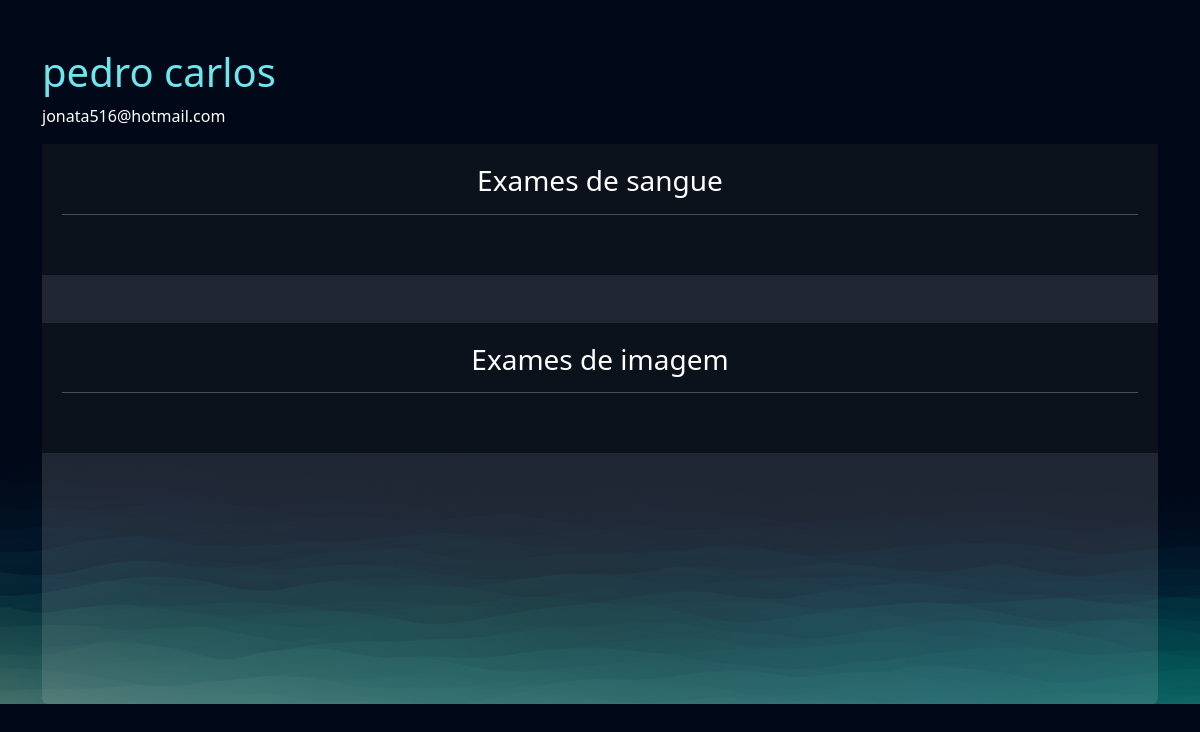
Before: /empresarial/cliente/2 (signed in) with the older database file.
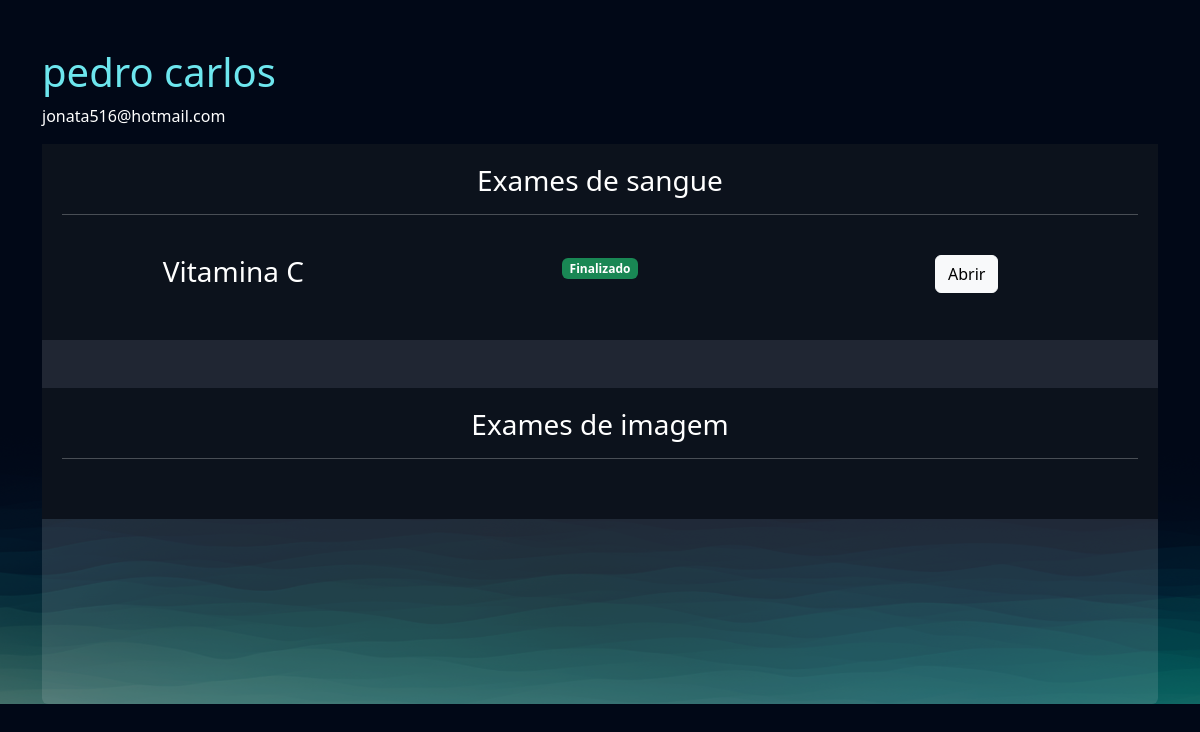
After: the same page with the newer database file.
### exames/models.py (models this page shows, shortened)
class SolicitacaoExame(models.Model):
    choice_status = (
        ('E', 'Em análise'),
        ('F', 'Finalizado')
    )
    usuario = models.ForeignKey(User, on_delete=models.DO_NOTHING)
    exame = models.ForeignKey(TiposExames, on_delete=models.DO_NOTHING)
    status = models.CharField(max_length=2, choices=choice_status)
    resultado = models.FileField(upload_to="resultados", null=True, blank=True)
    requer_senha = models.BooleanField(default=False)
    senha = models.CharField(max_length=6, null=True, blank=True)
    def badge_template(self):
        if self.status == 'E':
            classes = 'bg-warning text-dark'
            texto = "Em análise"
        elif self.status == 'F':
            classes = 'bg-success'
            texto = "Finalizado"
        return mark_safe(f'<span class="badge {classes}">{texto}</span>')

class TiposExames(models.Model):
    tipo_choices = (
        ('I', 'Exames de Imagem'),
        ('S', 'Exames de Sangue')
    )
    nome = models.CharField(max_length=50)
    tipo = models.CharField(max_length=1)
    preco = models.FloatField()
    disponivel = models.BooleanField(default=True)
    horario_inicial = models.IntegerField()
    horario_final = models.IntegerField()

### empresarial/views.py (the view)
# urls.py: path('cliente/<int:cliente_id>', views.cliente, name="cliente"),
@staff_member_required
def cliente(request, cliente_id):
    cliente = User.objects.get(id=cliente_id)
    exames = SolicitacaoExame.objects.filter(usuario=cliente)
    return render(request, 'cliente.html', {'cliente': cliente, 'exames': exames})

### empresarial/templates/cliente.html (shortened to what this page needs)
{% extends "bases/base.html" %}
{% load static %}
{% block 'head' %}
    <link href="{% static 'exames/css/css.css' %}" rel="stylesheet">
    <link href="{% static 'exames/css/gerenciar_pedidos.css' %}" rel="stylesheet">
    <link href="{% static 'exames/css/gerenciar_exames.css' %}" rel="stylesheet">
{% endblock 'head' %}
{% block 'conteudo' %}
    <br>
    <br>
    <div class="container">
        <h3 class="font-destaque">{{cliente.get_full_name}}</h3>
        <p>{{cliente.email}}</p>
        <div class="card card-view">
            <div class="sub-card">
                <h3>Exames de sangue</h3>
                <hr>
                <br>
                {% for exame in exames  %}
                    {% if  exame.exame.tipo == 'S'%}
                        <div class="row">
                            <div class="col-md"><h3>{{exame.exame.nome}}</h3></div>
                            <div class="col-md">{{exame.badge_template}}</div>
                            <div class="col-md">
                                <a href="{% url "exame_cliente" exame.id %}" class="btn btn-light">Abrir</a>
                            </div>
                        </div>
                        <br>
                    {% endif %}
                {% endfor %}
            </div>
            <br>
            <br>
            <div class="sub-card">
                <h3>Exames de imagem</h3>
                <hr>
                <br>
            </div>
        </div>
    </div>
{% endblock 'conteudo' %}

Changed rows visible on the page:
added SolicitacaoExame: exame.nome "Vitamina C", badge_template "Finalizado"
